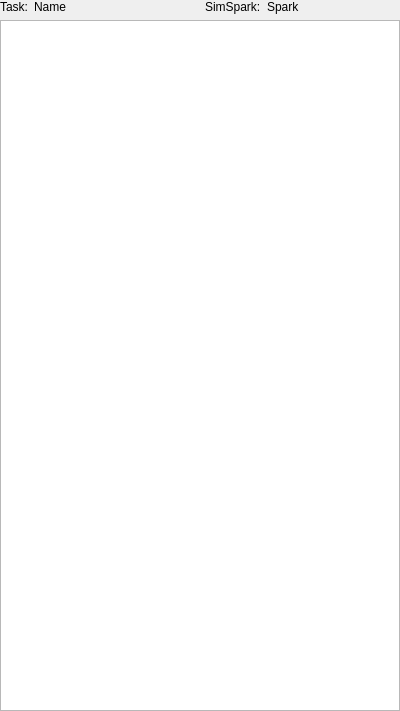
<?xml version="1.0" encoding="UTF-8"?>
<ui version="4.0">
 <class>SceneGraphWidget</class>
 <widget class="QWidget" name="SceneGraphWidget">
  <property name="geometry">
   <rect>
    <x>0</x>
    <y>0</y>
    <width>400</width>
    <height>711</height>
   </rect>
  </property>
  <property name="windowTitle">
   <string>Form</string>
  </property>
  <layout class="QVBoxLayout" name="verticalLayout">
   <property name="margin">
    <number>0</number>
   </property>
   <item>
    <widget class="QWidget" name="headerWidget" native="true">
     <layout class="QHBoxLayout" name="horizontalLayout_2">
      <property name="spacing">
       <number>9</number>
      </property>
      <property name="margin">
       <number>0</number>
      </property>
      <item>
       <widget class="QWidget" name="headerLeftWidget" native="true">
        <layout class="QHBoxLayout" name="horizontalLayout_3">
         <property name="margin">
          <number>0</number>
         </property>
         <item>
          <widget class="QLabel" name="label1">
           <property name="text">
            <string>Task:</string>
           </property>
          </widget>
         </item>
         <item>
          <widget class="QLabel" name="nameLabel">
           <property name="text">
            <string>Name</string>
           </property>
          </widget>
         </item>
         <item>
          <spacer name="horizontalSpacer_2">
           <property name="orientation">
            <enum>Qt::Horizontal</enum>
           </property>
           <property name="sizeHint" stdset="0">
            <size>
             <width>0</width>
             <height>0</height>
            </size>
           </property>
          </spacer>
         </item>
        </layout>
       </widget>
      </item>
      <item>
       <widget class="QWidget" name="headerRightWidget" native="true">
        <layout class="QHBoxLayout" name="horizontalLayout_4">
         <property name="margin">
          <number>0</number>
         </property>
         <item>
          <widget class="QLabel" name="label2">
           <property name="text">
            <string>SimSpark:</string>
           </property>
          </widget>
         </item>
         <item>
          <widget class="QLabel" name="sparkLabel">
           <property name="text">
            <string>Spark</string>
           </property>
          </widget>
         </item>
         <item>
          <spacer name="horizontalSpacer_3">
           <property name="orientation">
            <enum>Qt::Horizontal</enum>
           </property>
           <property name="sizeHint" stdset="0">
            <size>
             <width>0</width>
             <height>0</height>
            </size>
           </property>
          </spacer>
         </item>
        </layout>
       </widget>
      </item>
     </layout>
    </widget>
   </item>
   <item>
    <widget class="SparkTreeView" name="sceneGraphTreeView">
     <property name="contextMenuPolicy">
      <enum>Qt::CustomContextMenu</enum>
     </property>
     <property name="whatsThis">
      <string>The scene graph of the selected task.

you can interact with nodes using the context menu or the property area below.</string>
     </property>
    </widget>
   </item>
  </layout>
 </widget>
 <customwidgets>
  <customwidget>
   <class>SparkTreeView</class>
   <extends>QTreeView</extends>
   <header>sparktreeview.h</header>
  </customwidget>
 </customwidgets>
 <resources>
  <include location="../../imageresources.qrc"/>
 </resources>
 <connections>
  <connection>
   <sender>sceneGraphTreeView</sender>
   <signal>customContextMenuRequested(QPoint)</signal>
   <receiver>SceneGraphWidget</receiver>
   <slot>showItemContextMenu(QPoint)</slot>
   <hints>
    <hint type="sourcelabel">
     <x>330</x>
     <y>144</y>
    </hint>
    <hint type="destinationlabel">
     <x>403</x>
     <y>132</y>
    </hint>
   </hints>
  </connection>
  <connection>
   <sender>sceneGraphTreeView</sender>
   <signal>clicked(QModelIndex)</signal>
   <receiver>SceneGraphWidget</receiver>
   <slot>onItemClick(QModelIndex)</slot>
   <hints>
    <hint type="sourcelabel">
     <x>363</x>
     <y>177</y>
    </hint>
    <hint type="destinationlabel">
     <x>407</x>
     <y>178</y>
    </hint>
   </hints>
  </connection>
 </connections>
 <slots>
  <slot>updateModelData()</slot>
  <slot>expandAll()</slot>
  <slot>collapseAll()</slot>
  <slot>showItemContextMenu(QPoint)</slot>
  <slot>onItemClick(QModelIndex)</slot>
 </slots>
</ui>
